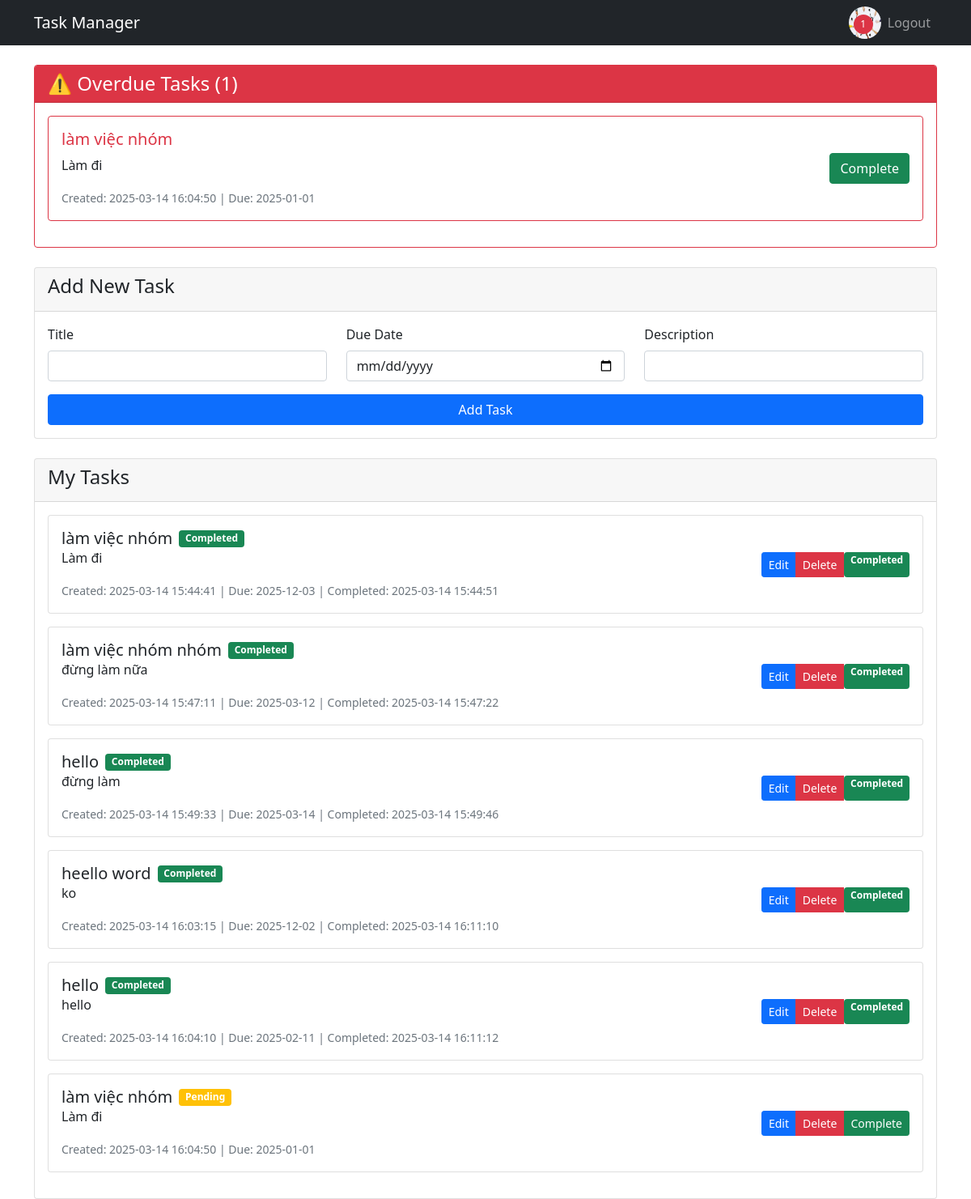
The page /dashboard (signed in) on the database its author committed.
### app.py (models this page shows)
class Task(db.Model):
    id = db.Column(db.Integer, primary_key=True)
    title = db.Column(db.String(100), nullable=False)
    description = db.Column(db.Text)
    created_time = db.Column(db.DateTime, nullable=False, default=datetime.utcnow)
    due_date = db.Column(db.DateTime)
    finished_time = db.Column(db.DateTime)
    status = db.Column(db.String(20), default='pending')
    user_id = db.Column(db.Integer, db.ForeignKey('user.id'), nullable=False)

### app.py (the view)
@app.route('/dashboard')
@login_required
def dashboard():
    tasks = Task.query.filter_by(user_id=current_user.id).all()
    overdue_tasks = Task.query.filter_by(
        user_id=current_user.id,
        status='pending'
    ).filter(Task.due_date < datetime.now(UTC)).all()
    overdue_count = len(overdue_tasks)
    return render_template('dashboard.html',
                         tasks=tasks,
                         overdue_tasks=overdue_tasks,
                         overdue_count=overdue_count)

### app.py (called while the page is built)
@login_manager.user_loader
def load_user(user_id):
    return db.session.get(User, int(user_id))

### templates/dashboard.html
{% extends "base.html" %}
{% block content %}
<div class="row">
    <div class="col-md-12">
        {% if overdue_count > 0 %}
        <div class="card mb-4 border-danger">
            <div class="card-header bg-danger text-white">
                <h4 class="mb-0">⚠️ Overdue Tasks ({{ overdue_count }})</h4>
            </div>
            <div class="card-body">
                {% for task in overdue_tasks %}
                <div class="card task-card border-danger">
                    <div class="card-body">
                        <div class="d-flex justify-content-between align-items-center">
                            <div>
                                <h5 class="card-title text-danger">{{ task.title }}</h5>
                                <p class="card-text">{{ task.description }}</p>
                                <small class="text-muted">
                                    Created: {{ task.created_time.strftime('%Y-%m-%d %H:%M:%S') }} |
                                    Due: {{ task.due_date.strftime('%Y-%m-%d') }}
                                </small>
                            </div>
                            <div>
                                <a href="{{ url_for('complete_task', task_id=task.id) }}"
                                   class="btn btn-success">Complete</a>
                            </div>
                        </div>
                    </div>
                </div>
                {% endfor %}
            </div>
        </div>
        {% endif %}
        <div class="card mb-4">
            <div class="card-header">
                <h4>Add New Task</h4>
            </div>
            <div class="card-body">
                <form method="POST" action="{{ url_for('add_task') }}">
                    <div class="row">
                        <div class="col-md-4">
                            <div class="mb-3">
                                <label for="title" class="form-label">Title</label>
                                <input type="text" class="form-control" id="title" name="title" required>
                            </div>
                        </div>
                        <div class="col-md-4">
                            <div class="mb-3">
                                <label for="due_date" class="form-label">Due Date</label>
                                <input type="date" class="form-control" id="due_date" name="due_date" required>
                            </div>
                        </div>
                        <div class="col-md-4">
                            <div class="mb-3">
                                <label for="description" class="form-label">Description</label>
                                <input type="text" class="form-control" id="description" name="description">
                            </div>
                        </div>
                    </div>
                    <div class="d-grid">
                        <button type="submit" class="btn btn-primary">Add Task</button>
                    </div>
                </form>
            </div>
        </div>
        <div class="card">
            <div class="card-header">
                <h4>My Tasks</h4>
            </div>
            <div class="card-body">
                {% if tasks %}
                    {% for task in tasks %}
                    <div class="card task-card">
                        <div class="card-body">
                            <div class="d-flex justify-content-between align-items-center">
                                <div>
                                    <div class="d-flex align-items-center">
                                        <h5 class="card-title mb-0">{{ task.title }}</h5>
                                        <span class="badge {% if task.status == 'completed' %}bg-success{% else %}bg-warning{% endif %} ms-2">
                                            {{ task.status.title() }}
                                        </span>
                                    </div>
                                    <p class="card-text">{{ task.description }}</p>
                                    <small class="text-muted">
                                        Created: {{ task.created_time.strftime('%Y-%m-%d %H:%M:%S') }} |
                                        Due: {{ task.due_date.strftime('%Y-%m-%d') }}
                                        {% if task.finished_time %}
                                        | Completed: {{ task.finished_time.strftime('%Y-%m-%d %H:%M:%S') }}
                                        {% endif %}
                                    </small>
                                </div>
                                <div>
                                    {% if task.status == 'pending' %}
                                    <div class="btn-group">
                                        <a href="{{ url_for('edit_task', task_id=task.id) }}"
                                           class="btn btn-primary btn-sm">Edit</a>
                                        <a href="{{ url_for('delete_task', task_id=task.id) }}"
                                           class="btn btn-danger btn-sm"
                                           onclick="return confirm('Are you sure you want to delete this task?')">Delete</a>
                                        <a href="{{ url_for('complete_task', task_id=task.id) }}"
                                           class="btn btn-success btn-sm">Complete</a>
                                    </div>
                                    {% else %}
                                    <div class="btn-group">
                                        <a href="{{ url_for('edit_task', task_id=task.id) }}"
                                           class="btn btn-primary btn-sm">Edit</a>
                                        <a href="{{ url_for('delete_task', task_id=task.id) }}"
                                           class="btn btn-danger btn-sm"
                                           onclick="return confirm('Are you sure you want to delete this task?')">Delete</a>
                                        <span class="badge bg-success">Completed</span>
                                    </div>
                                    {% endif %}
                                </div>
                            </div>
                        </div>
                    </div>
                    {% endfor %}
                {% else %}
                    <p class="text-center">No tasks yet. Add your first task above!</p>
                {% endif %}
            </div>
        </div>
    </div>
</div>
{% endblock %}

### templates/base.html (shortened to what this page needs)
<!DOCTYPE html>
<html lang="en">
<head>
    <link href="https://cdn.jsdelivr.net/npm/bootstrap@5.1.3/dist/css/bootstrap.min.css" rel="stylesheet">
</head>
<body>
    <nav class="navbar navbar-expand-lg navbar-dark bg-dark">
        <div class="container">
            <a class="navbar-brand" href="{{ url_for('dashboard') }}">Task Manager</a>
            {% if current_user.is_authenticated %}
            <div class="navbar-nav ms-auto">
                <div class="avatar-container dropdown">
                    {% if overdue_count > 0 %}
                    <div class="overdue-warning"
                         title="You have {{ overdue_count }} overdue task{% if overdue_count > 1 %}s{% endif %}">
                        {{ overdue_count }}
                    </div>
                    {% endif %}
                </div>
                <a class="nav-link" href="{{ url_for('logout') }}">Logout</a>
            </div>
            {% endif %}
        </div>
    </nav>
    <div class="container mt-4">
        {% block content %}{% endblock %}
    </div>
</body>
</html>

### templates/base.html (style rules this page uses)
.task-card { margin-bottom: 1rem; }
.overdue-warning { position: absolute; top: 10px; right: 10px; background-color: #dc3545; color: white; border-radius: 50%; width: 24px; height: 24px; display: flex; align-items: center; justify-content: center; font-size: 12px; }
.avatar-container { position: relative; display: inline-block; }

### rows shown on the page
Task: title "làm việc nhóm", description "Làm đi", created_time "2025-03-14 16:04:50", due_date "2025-01-01", status "Pending"
Task: title "làm việc nhóm", status "Completed", description "Làm đi", created_time "2025-03-14 15:44:41", due_date "2025-12-03", finished_time "2025-03-14 15:44:51"
Task: title "làm việc nhóm nhóm", status "Completed", description "đừng làm nữa", created_time "2025-03-14 15:47:11", due_date "2025-03-12", finished_time "2025-03-14 15:47:22"
Task: title "hello", status "Completed", description "đừng làm", created_time "2025-03-14 15:49:33", due_date "2025-03-14", finished_time "2025-03-14 15:49:46"
Task: title "heello word", status "Completed", description "ko", created_time "2025-03-14 16:03:15", due_date "2025-12-02", finished_time "2025-03-14 16:11:10"
Task: title "hello", status "Completed", description "hello", created_time "2025-03-14 16:04:10", due_date "2025-02-11", finished_time "2025-03-14 16:11:12"

### other values the page prints
{{ overdue_count }} "1"
